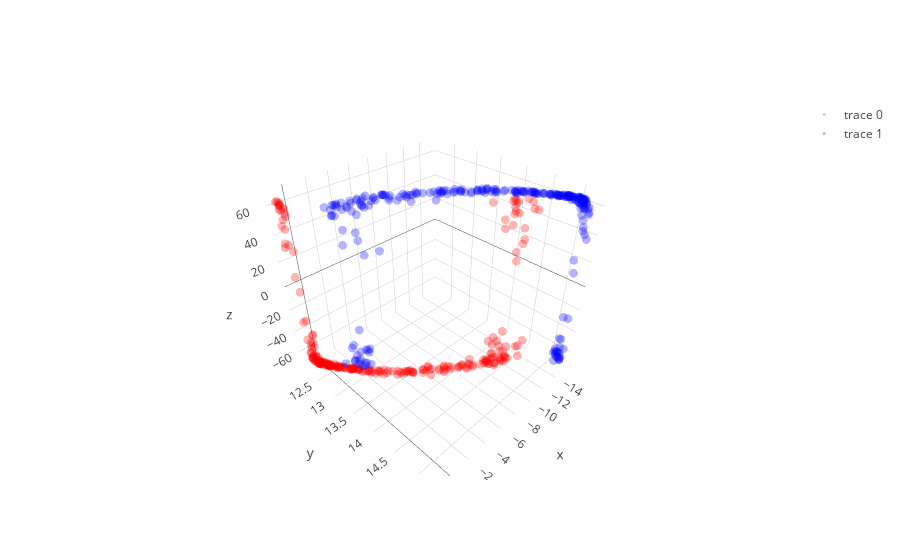

Notebook code cell kept with this figure:
### Code cell
# with all scale
expand_dim = 3
w1 = np.random.randn(2,expand_dim)
w2 = np.random.randn(expand_dim,1)
a  = np.ones(expand_dim); b = np.ones(expand_dim); c = np.zeros(expand_dim)

w1 = _sym_decorrelation(w1)
w2 = w2/(np.sqrt(np.sum(w2**2)))

temp_X = np.copy(X)
mini_batch_size = 10
for iter in range(2000):
    cum_loss = 0; temp_X   = shuffle(temp_X)
    
    for mini_batch in range(0,len(X),mini_batch_size):
        current_batch = temp_X[mini_batch:mini_batch+mini_batch_size]
        
        layer1 = current_batch @ w1
        layer1 = layer1  + (1/(iter+1))*np.random.randn(expand_dim)
        layer1a= a*g(b*layer1)+c
        layer1a= layer1a + (1/(iter+1))*np.random.randn(expand_dim)
        layer2 = layer1a       @ w2
        loss   = w2.T @ layer1a.T @ layer1a @ w2
        
        grad2 = -layer1a.T @ layer1a @ w2 
        grad1a= -layer1a@w2@w2.T
        grada = grad1a*g(b*layer1)
        gradb = grad1a*a*g_grad(b*layer1)*layer1
        gradc = grad1a
        grad1 = current_batch.T @(grad1a*a*g_grad(b*layer1)*b) - 2.5 * current_batch.T @ current_batch @ w1 

        w2 = w2 - 0.00000001 * grad2+ (1/(iter+1))*np.random.randn(expand_dim,1)
        a = a -   0.000005    * grada.mean(0)+ (1/(iter+1))*np.random.randn(expand_dim)
        b = b -   0.000005    * gradb.mean(0)+ (1/(iter+1))*np.random.randn(expand_dim)
        c = c -   0.000005   * gradc.mean(0)+ (1/(iter+1))*np.random.randn(expand_dim)
        w1 = w1 - 0.00000001 * grad1+ (1/(iter+1))*np.random.randn(2,expand_dim)
        
        w1 = _sym_decorrelation(w1)
        w2 = w2/(np.sqrt(np.sum(w2**2)))
        cum_loss      = cum_loss + loss.mean()
        
    if iter%500==0:print('Iter : ',iter," Loss: ",cum_loss)

# projection
projected_mine = (a*g(b*(X @ w1))+c) @ w2

plt.figure(figsize=(20,5))
plt.subplot(1, 3, 1)
plt.scatter(X[y==0, 0], X[y==0, 1], color='red', alpha=0.5)
plt.scatter(X[y==1, 0], X[y==1, 1], color='blue', alpha=0.5)
plt.quiver(X.mean(0)[0], X.mean(0)[1], evector[0,0],evector[0,1], color=['b'], scale=2.5)
plt.quiver(X.mean(0)[0], X.mean(0)[1], evector[1,0],evector[1,1], color=['g'], scale=2.5)

plt.subplot(1, 3, 2,projection='3d')
one_layer_project = (a*g(b*(X @ w1))+c)
plt.scatter(one_layer_project[:,0],one_layer_project[:,1],one_layer_project[:,2], color='red')

plt.subplot(1, 3, 3)
plt.scatter(projected_mine[y==0], np.zeros((len(projected_mine)//2)),  color='red', alpha=0.05)
plt.scatter(projected_mine[y==1], np.zeros((len(projected_mine)//2)), color='blue', alpha=0.05)
plt.show()

trace1 = go.Scatter3d(
    x=one_layer_project[y==0,0],
    y=one_layer_project[y==0,1],
    z=one_layer_project[y==0,2],
    mode='markers',
    line=dict(color='red',width=0.5),
    marker=dict(size=3,opacity=0.3)
)
trace2 = go.Scatter3d(
    x=one_layer_project[y==1,0],
    y=one_layer_project[y==1,1],
    z=one_layer_project[y==1,2],
    mode='markers',
    line=dict(color='blue',width=0.5),
    marker=dict(size=3,opacity=0.3)
)
data = [trace1,trace2]
fig  = go.Figure(data=data)
iplot(fig)

### Figure 1 — Plotly figure (JSON) as saved in the notebook; plotly's stock layout.template omitted (floating-point values rounded to 4 significant figures; data arrays with more than 128 entries replaced by an {"elided": "..."} marker saying what was removed)
{"data": [{"line": {"color": "red", "width": 0.5}, "marker": {"opacity": 0.3, "size": 3}, "mode": "markers", "type": "scatter3d", "uid": "443a70cc-8daa-47d1-8f7b-8df49ed43a86", "x": {"elided": "250 float values"}, "y": {"elided": "250 float values"}, "z": {"elided": "250 float values"}}, {"line": {"color": "blue", "width": 0.5}, "marker": {"opacity": 0.3, "size": 3}, "mode": "markers", "type": "scatter3d", "uid": "2a2cd8a9-7272-4829-9d0e-8d17aba3b4fa", "x": {"elided": "250 float values"}, "y": {"elided": "250 float values"}, "z": {"elided": "250 float values"}}], "layout": {}}
